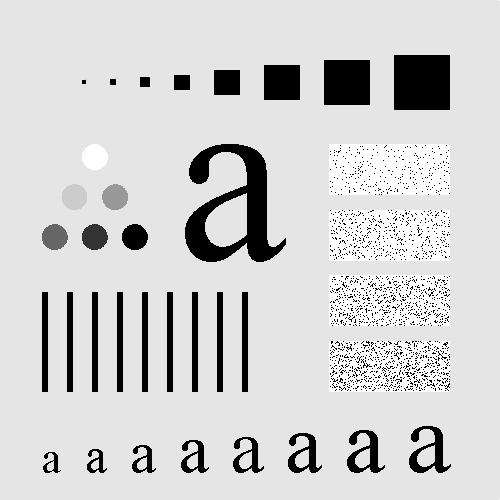
#> input picture immagini/test.jpg, 500 x 500 px, found by its file name
$ python smoothing.py
#> lines starting #> are read from the running program, lines starting #| are printed output that depends on the picture
import numpy as np
import skimage.io as io
import matplotlib.pyplot as plt
import scipy.ndimage as ndi
from skimage.exposure import histogram

plt.close('all')


x = np.float64(io.imread('Immagini/test.jpg'))
#> x: shape (500, 500) float64; min 0, max 255, mean 207.4
k = 7;
h = np.ones((k,k))/(k**2) #matrice di tutti 1 di dimensione k*k. Dividiamo poi per k^2
y = ndi.correlate(x, h, mode='constant') #mode è l'estensione ai bordi.
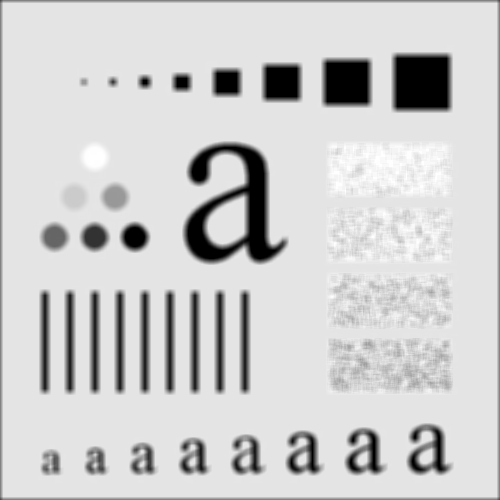
#> y: shape (500, 500) float64; min 0, max 255, mean 205.8; drawn with min black and max white
plt.figure(1);
plt.subplot(1,2,1)
plt.imshow(x,cmap='gray', clim=[0,255])
plt.subplot(1,2,2)
plt.imshow(y,clim=[0,255],cmap='gray')
plt.show()
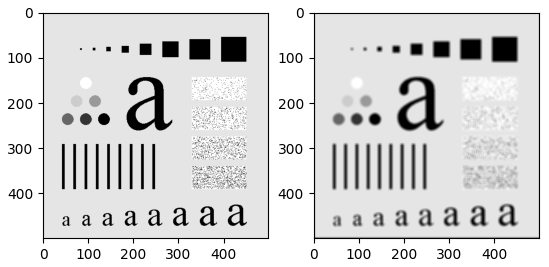
#> figure drawn by matplotlib, 2 panels
